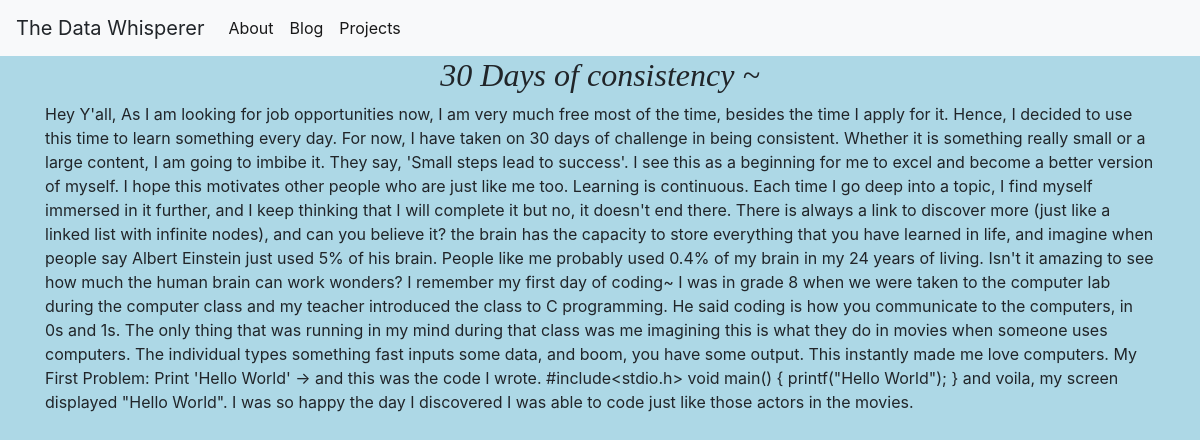
/4, run on the app's committed database.
### tables this page shows
CREATE TABLE posts (
    id INTEGER PRIMARY KEY AUTOINCREMENT,
    created TIMESTAMP NOT NULL DEFAULT CURRENT_TIMESTAMP,
    title TEXT NOT NULL,
    content TEXT NOT NULL
);

### app.py (the view)
@app.route('/<int:post_id>')
def post(post_id):
    post = get_post(post_id)
    return render_template('post.html', post=post)

### app.py (called while the page is built)
def get_db_connection():
    conn = sqlite3.connect('database.db')
    conn.row_factory = sqlite3.Row
    return conn

def get_post(post_id):
    conn = get_db_connection()
    post = conn.execute('SELECT * FROM posts WHERE id = ?',
                        (post_id,)).fetchone()
    conn.close()
    if post is None:
        abort(404)
    return post

### templates/post.html
{% extends 'base.html' %}
{% block content %}
    <h2>{% block title %} {{ post['title'] }} {% endblock %}</h2>
    <p>{{ post['content'] }}</p>
{% endblock %}

### templates/base.html (shortened to what this page needs)
<!doctype html>
<html lang="en">
  <head>
    <link rel="stylesheet" href="{{ url_for('static', filename= 'css/style.css') }}">
    <body style="background-color:lightblue;"></body>
    <link rel="stylesheet" href="https://stackpath.bootstrapcdn.com/bootstrap/4.3.1/css/bootstrap.min.css">
  </head>
  <body>
    <nav class="navbar navbar-expand-md navbar-light bg-light">
        <a class="navbar-brand">The Data Whisperer</a>
        <div class="collapse navbar-collapse" id="navbarNav">
            <ul class="navbar-nav">
            <li class="nav-item active">
                    <a class="nav-link" href="/about">About</a>
            </li>
            <li class="nav-item active">
                <a class="nav-link" href="{{ url_for('index')}}">Blog</a>
            </li>
            <li class="nav-item active">
                <a class="nav-link" href="/projects">Projects</a>
            </li>
            </ul>
        </div>
    </nav>
    <div class="container">
        {% block content %} {% endblock %}
    </div>
  </body>
</html>

### static/css/style.css (style rules this page uses)
h2 { font-family: serif; font-style: italic; font-size: 1.00em; line-height: 1.5; text-align: center; }

### data on the page
posts: title "30 Days of consistency ~", content "Hey Y'all, As I am looking for job opportunities now, I am very much free most of the time, besides the time I apply for it. Hence, I decided to use this time to learn something every day. For now, I have taken on 30 days of challenge in being consistent. Whether it is something really small or a large content, I am going to imbibe it. They say, 'Small steps lead to success'. I see this as a beginning for me to excel and become a better version of myself. I hope this motivates other people who are just like me too. Learning is continuous. Each time I go deep into a topic, I find myself immersed in it further, and I keep thinking that I will complete it but no, it doesn't end there. There is…"
